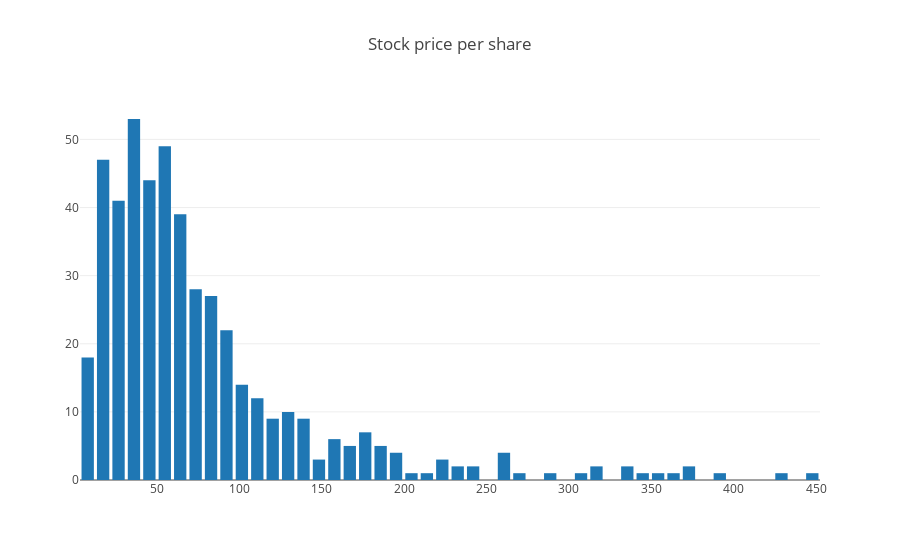

Here is the notebook cell this chart was saved with:
### Code cell
from plotly.graph_objs import Figure, Histogram, Layout

min_ = df_NoOutliers['price'].min()
max_ = df_NoOutliers['price'].max()

data = [Histogram(x=df_clean['price'], 
                  xbins=dict(start=min_,
                             end=max_,
                             size=(max_-min_)/50))]
layout = Layout(title="Stock price per share",
                bargap=0.2)
fig = Figure(data=data, layout=layout)

plotly.offline.iplot(fig, show_link=False, image_width=600, image_height=400)

iplot(fig)

### Figure 1 — Plotly figure (JSON) as saved in the notebook; plotly's stock layout.template omitted (floating-point values rounded to 4 significant figures; data arrays with more than 128 entries replaced by an {"elided": "..."} marker saying what was removed)
{"data": [{"type": "histogram", "x": {"elided": "487 float values"}, "xbins": {"end": 471.0, "size": 9.352, "start": 3.4}}], "layout": {"bargap": 0.2, "title": "Stock price per share"}}
